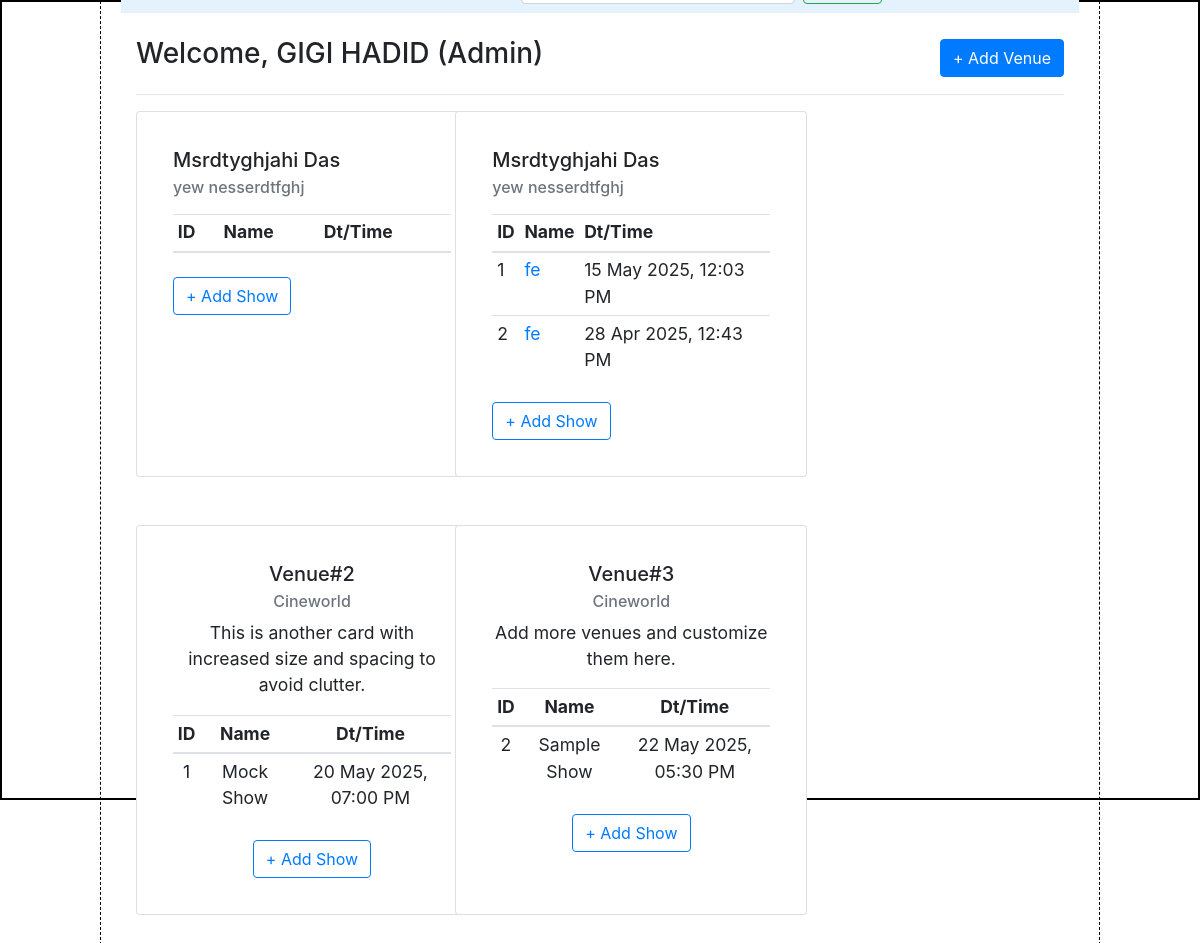
Screenshot of /admin/dashboard (signed in) with the database file from the repository.
### backend/models.py (models this page shows)
class UserInfo(db.Model):
    __tablename__ = "user_info"
    id = db.Column(db.Integer, primary_key=True)
    email = db.Column(db.String, unique=True, nullable=False)
    password = db.Column(db.String, nullable=False)
    user_type = db.Column(db.String(50), nullable=False, default='user')
    full_name = db.Column(db.String, nullable=False)
    address = db.Column(db.String, nullable=False)
    pin_code = db.Column(db.Integer, nullable=False)
    tickets = db.relationship("Ticket", cascade="all,delete", backref="user_info", lazy=True)
    bookings = db.relationship("Booking", cascade="all,delete", backref="user_info", lazy=True)

class Theatre(db.Model):
    __tablename__ = "theatre"
    id = db.Column(db.Integer, primary_key=True)
    name = db.Column(db.String, nullable=False)
    location = db.Column(db.String, nullable=False)
    pin_code = db.Column(db.Integer, nullable=False)
    capacity = db.Column(db.Integer, nullable=False)
    shows = db.relationship("Show", cascade="all,delete", backref="theatre", lazy=True)

class Show(db.Model):
    __tablename__ = "show"
    id = db.Column(db.Integer, primary_key=True)
    name = db.Column(db.String, nullable=False)
    tags = db.Column(db.String, nullable=False)
    rating = db.Column(db.Integer, default=0)
    tkt_price = db.Column(db.Float, default=0.0)
    date_time = db.Column(db.DateTime, nullable=False)
    theatre_id = db.Column(db.Integer, db.ForeignKey("theatre.id"), nullable=False)
    tickets = db.relationship("Ticket", cascade="all,delete", backref="show", lazy=True)
    bookings = db.relationship("Booking", cascade="all,delete", backref="show", lazy=True)

### backend/controllers.py (the view)
    @app.route("/admin/dashboard", endpoint='admin_dashboard')
    def admin_dashboard():
        if session.get("user_type") != "admin":
            flash("Unauthorized access", "danger")
            return redirect(url_for("login"))
        user = UserInfo.query.get(session["user_id"])
        theatres = Theatre.query.all()
        return render_template("admin_dashboard.html", name=user.full_name, theatres=theatres)

### templates/admin_dashboard.html (shortened to what this page needs)
{% extends "admin_layout.html" %}
{% block content %}
<div class="container mt-4">
  <div class="d-flex justify-content-between align-items-center">
    <h3>Welcome, {{ name }} (Admin)</h3>
    <a href="{{ url_for('add_venue', name=name) }}" class="btn btn-primary">+ Add Venue</a>
  </div>
  <hr>
  <div class="row">
    {% for theatre in theatres %}
    <div class="col-sm-4 mb-4">
      <div class="card h-100">
        <div class="card-body">
          <h5 class="card-title">{{ theatre.name }}</h5>
          <h6 class="card-subtitle mb-2 text-muted">{{ theatre.location }}</h6>
          <table class="table table-sm mt-3">
            <thead>
              <tr>
                <th>ID</th>
                <th>Name</th>
                <th>Dt/Time</th>
              </tr>
            </thead>
            <tbody>
              {% for show in theatre.shows %}
              <tr>
                <td>{{ show.id }}</td>
                <td>
                  <a href="{{ url_for('edit_venue', id=theatre.id, name=name) }}">{{ show.name }}</a>
                </td>
                <td>{{ show.date_time.strftime('%d %b %Y, %I:%M %p') if show.date_time else '' }}</td>
              </tr>
              {% endfor %}
            </tbody>
          </table>
          <a href="/show/{{ theatre.id }}/{{ name }}" class="btn btn-outline-primary mt-2">+ Add Show</a>
        </div>
      </div>
    </div>
    {% endfor %}
  </div>
  <div class="row text-center mt-4">
    <div class="col-sm-4 mb-4">
      <div class="card h-100">
        <div class="card-body">
          <h5 class="card-title">Venue#2</h5>
          <h6 class="card-subtitle mb-2 text-muted">Cineworld</h6>
          <p class="card-text">This is another card with increased size and spacing to avoid clutter.</p>
          <table class="table table-sm mt-3">
            <thead>
              <tr><th>ID</th><th>Name</th><th>Dt/Time</th></tr>
            </thead>
            <tbody>
              <tr><td>1</td><td>Mock Show</td><td>20 May 2025, 07:00 PM</td></tr>
            </tbody>
          </table>
          <a href="/show/2/{{ name }}" class="btn btn-outline-primary mt-2">+ Add Show</a>
        </div>
      </div>
    </div>
    <div class="col-sm-4 mb-4">
      <div class="card h-100">
        <div class="card-body">
          <h5 class="card-title">Venue#3</h5>
          <h6 class="card-subtitle mb-2 text-muted">Cineworld</h6>
          <p class="card-text">Add more venues and customize them here.</p>
          <table class="table table-sm mt-3">
            <thead>
              <tr><th>ID</th><th>Name</th><th>Dt/Time</th></tr>
            </thead>
            <tbody>
              <tr><td>2</td><td>Sample Show</td><td>22 May 2025, 05:30 PM</td></tr>
            </tbody>
          </table>
          <a href="/show/3/{{ name }}" class="btn btn-outline-primary mt-2">+ Add Show</a>
        </div>
      </div>
    </div>
  </div>
</div>
{% endblock %}

### static/styles/main.css (style rules this page uses)
* { margin: 0; padding: 0; box-sizing: border-box; }
body { font-family: Arial, sans-serif; background-color: #fff; }

### templates/admin_layout.html (style rules this page uses)
.card { width: 22rem; padding: 16px; font-size: 1.1rem; }

### rows the page displays
UserInfo: full_name "GIGI HADID"
Theatre: name "Msrdtyghjahi Das", location "yew nesserdtfghj"
Theatre: name "Msrdtyghjahi Das", location "yew nesserdtfghj"
Show: id "1", name "fe", date_time "15 May 2025, 12:03 PM"
Show: id "2", name "fe", date_time "28 Apr 2025, 12:43 PM"
